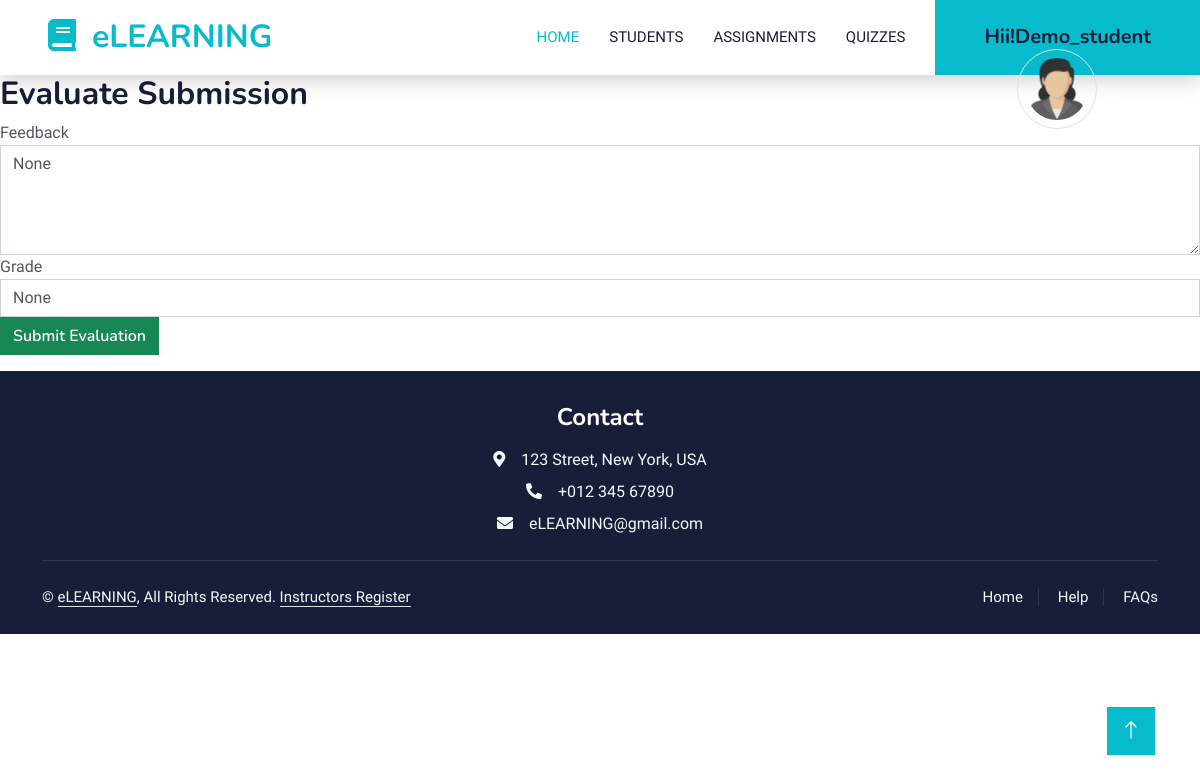
Screenshot of /submission/9/evaluate/ (signed in) with the database file from the repository.
### accounts_app/models.py (models this page shows, shortened)
class CustomUser(AbstractUser):
    USER_TYPE_CHOICES = (
        ('student', 'Student'),
        ('instructor', 'Instructor'),
    )
    user_type = models.CharField(max_length=10, choices=USER_TYPE_CHOICES, default='student')
    bio = models.TextField(blank=True, null=True)
    profile_picture = models.ImageField(upload_to='profile_pics/', blank=True, null=True)
    @property
    def get_profile_picture_url(self):
        if self.profile_picture:
            return self.profile_picture.url
        else:
            return '/static/default-profile.png'  # a default image if user has no profile picture

### courses_app/models.py (models this page shows, shortened)
class StudentSubmission(models.Model):
    student = models.ForeignKey(CustomUser, on_delete=models.CASCADE, related_name="submissions")
    assignment = models.ForeignKey(Assignment, on_delete=models.CASCADE, related_name="submissions")
    file = models.FileField(upload_to='submissions/')  # For uploaded files
    submitted_at = models.DateTimeField(auto_now_add=True)
    feedback = models.TextField(null=True, blank=True)  # Instructor's feedback
    grade = models.CharField(max_length=10, null=True, blank=True)

### courses_app/views.py (the view, shortened to what this page needs)
# urls.py: path('submission/<int:submission_id>/evaluate/', views.evaluate_submission, name='evaluate_submission'),
@login_required               #assignment evaluation
def evaluate_submission(request, submission_id):
    submission = StudentSubmission.objects.get(id=submission_id)
    return render(request, 'courses_app/evaluate_submission.html', {'submission': submission})

### courses_app/templates/courses_app/evaluate_submission.html (shortened to what this page needs)
<!DOCTYPE html>
<html lang="en">
{% extends 'courses_app/layout.html' %}
{% block navbar %}
{% include "instructors_app/includes/instructor_navbar.html" %}
{% endblock %}
{% block content %}
<h2>Evaluate Submission</h2>
<form method="post">
    <div class="form-group">
        <label for="feedback">Feedback</label>
        <textarea name="feedback" id="feedback" class="form-control" rows="4">{{ submission.feedback }}</textarea>
    </div>
    <div class="form-group">
        <label for="grade">Grade</label>
        <input type="text" name="grade" id="grade" class="form-control" value="{{ submission.grade }}">
    </div>
    <button type="submit" class="btn btn-success">Submit Evaluation</button>
</form>
{% endblock %}

### instructors_app/templates/instructors_app/includes/instructor_navbar.html (shortened to what this page needs)
<div class="navbar-nav ms-auto p-4 p-lg-0">
    <a href="{% url 'instructors_dashboard' %}" class="nav-item nav-link active">Home</a>
    <a href="{% url 'instructor_student_list' %}" class="nav-item nav-link">Students</a>
    <a href="{% url 'assignment_list' %}" class="nav-item nav-link">Assignments</a>
    <a href="{% url 'quiz_list' %}" class="nav-item nav-link">Quizzes</a>
</div>
<div class="dropdown">
    <a href="#" class="btn btn-primary py-4 px-lg-5 d-none d-lg-block dropdown-toggle"
       id="profileDropdown" data-bs-toggle="dropdown" data-bs-popper="none" aria-expanded="false">
        <h5 class="mb-0">Hii!{{ user.username }}</h5>
        <img class="border rounded-circle p-2 mx-auto mb-3" src="{{ user.get_profile_picture_url }}" style="width: 80px; height: 80px;">
    </a>
</div>

### courses_app/static/css/style.css (style rules this page uses)
:root { --primary: #06BBCC; --light: #F0FBFC; --dark: #181d38; }
.btn { font-family: 'Nunito', sans-serif; font-weight: 600; transition: .5s; }
.btn.btn-primary, .btn.btn-secondary { color: #FFFFFF; }
.navbar .dropdown-toggle::after { border: none; content: "\f107"; font-family: "Font Awesome 5 Free"; font-weight: 900; vertical-align: middle; margin-left: 8px; }
.navbar-light .navbar-nav .nav-link { margin-right: 30px; padding: 25px 0; color: #FFFFFF; font-size: 15px; text-transform: uppercase; outline: none; }
.navbar-light .navbar-nav .nav-link:hover, .navbar-light .navbar-nav .nav-link.active { color: var(--primary); }
.navbar-light .navbar-brand, .navbar-light a.btn { height: 75px; }
.navbar-light .navbar-nav .nav-link { color: var(--dark); font-weight: 500; }

### rows the page displays
CustomUser: username "Demo_student", get_profile_picture_url (picture)
StudentSubmission: feedback "None", grade "None"
